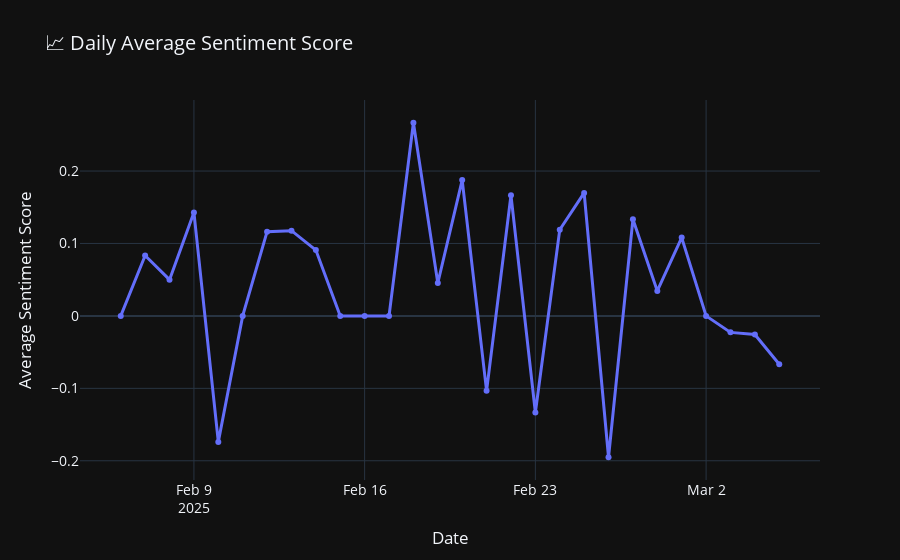

Notebook cell for this chart:
### Code cell
import pandas as pd
import plotly.express as px

# 감성분석 결과 불러오기
df = pd.read_csv('twitter_sentiment_result.csv')

# 날짜 컬럼 정리
df['date'] = pd.to_datetime(df['timestamp']).dt.date

# 감성점수 매핑
sentiment_score_map = {
    'positive': 1,
    'neutral': 0,
    'negative': -1
}
df['sentiment_score'] = df['sentiment'].map(sentiment_score_map)

# 날짜별 평균 감성점수 집계
daily_sentiment = df.groupby('date')['sentiment_score'].mean().reset_index()

# plotly로 시각화
fig = px.line(daily_sentiment, x='date', y='sentiment_score', 
              title='📈 Daily Average Sentiment Score', 
              markers=True, template='plotly_dark')

fig.update_traces(line=dict(width=3))
fig.update_layout(xaxis_title='Date', yaxis_title='Average Sentiment Score', font=dict(size=14))

fig.show()

# 그래프를 이미지로 저장
fig.write_image("resources/daily_average_sentiment_score.png")

### Figure 1 — Plotly figure (JSON) as saved in the notebook; plotly's stock layout.template omitted (floating-point values rounded to 4 significant figures)
{"data": [{"hovertemplate": "date=%{x}<br>sentiment_score=%{y}<extra></extra>", "legendgroup": "", "line": {"color": "#636efa", "dash": "solid", "width": 3}, "marker": {"symbol": "circle"}, "mode": "lines+markers", "name": "", "orientation": "v", "showlegend": false, "type": "scatter", "x": ["2025-02-06", "2025-02-07", "2025-02-08", "2025-02-09", "2025-02-10", "2025-02-11", "2025-02-12", "2025-02-13", "2025-02-14", "2025-02-15", "2025-02-16", "2025-02-17", "2025-02-18", "2025-02-19", "2025-02-20", "2025-02-21", "2025-02-22", "2025-02-23", "2025-02-24", "2025-02-25", "2025-02-26", "2025-02-27", "2025-02-28", "2025-03-01", "2025-03-02", "2025-03-03", "2025-03-04", "2025-03-05"], "xaxis": "x", "y": [0.0, 0.08333, 0.05, 0.1429, -0.1739, 0.0, 0.1163, 0.1176, 0.09091, 0.0, 0.0, 0.0, 0.2667, 0.04545, 0.1875, -0.1034, 0.1667, -0.1333, 0.119, 0.1698, -0.1951, 0.1333, 0.03448, 0.1081, 0.0, -0.02273, -0.02564, -0.06667], "yaxis": "y"}], "layout": {"font": {"size": 14}, "legend": {"tracegroupgap": 0}, "title": {"text": "📈 Daily Average Sentiment Score"}, "xaxis": {"anchor": "y", "domain": [0, 1], "title": {"text": "Date"}}, "yaxis": {"anchor": "x", "domain": [0, 1], "title": {"text": "Average Sentiment Score"}}}}
